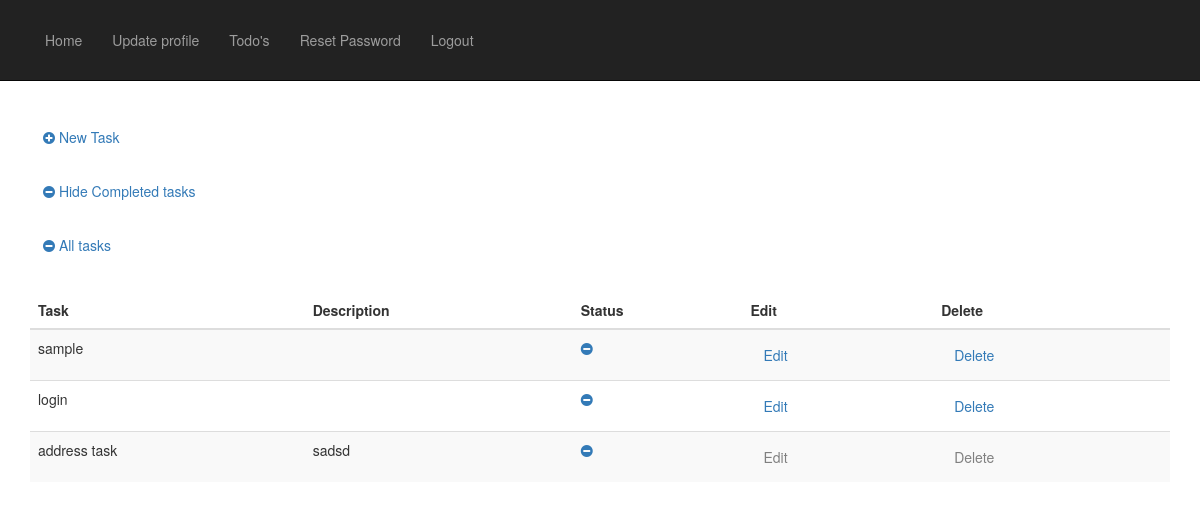
The page /accounts/hide_completed_todos/ (signed in) on the database its author committed.
### useraccounts/models.py (models this page shows, shortened)
class Todos(models.Model):
    user = models.ForeignKey(User, on_delete=models.CASCADE)
    name = models.CharField(max_length=100,blank=False,null=False)
    description = models.CharField(max_length=255,blank=True,default="")
    done_by = models.CharField(max_length=100,blank=True)
    status = models.BooleanField(default=False)
    created_at = models.DateTimeField(auto_now_add=True)
    updated_at = models.DateTimeField(auto_now=True)

### useraccounts/views.py (the view)
@login_required
def HideTodos(request):
    todos = Todos.objects.filter(status = False)
    return render(request, 'todos.html', {'todos': todos})

### templates/todos.html (shortened to what this page needs)
{% extends "base.html" %}
{% block content %}
	<div>
	{% if form %}
		<h2> New Task</h2>
		<form method="post" action="#">
			{% csrf_token %}
			{{ form.as_p }}
			<input type="submit" value="Create Task" />
		</form>
	{% else %}
	<h3><a href="/accounts/newtodo/" class="btn"> <i class="fa fa-plus-circle"> </i> New Task </a></h3>
	<h3><a href="/accounts/hide_completed_todos/" class="btn"> <i class="fa fa-minus-circle"> </i> Hide Completed tasks</a></h3>
	<h3><a href="/accounts/todos/" class="btn"> <i class="fa fa-minus-circle"> </i> All tasks</a></h3>
	<br/>
	{% if todos %}
	<div>
	<table class="table table-striped">
		<thead>
			<tr>
				<th>Task</th>
				<th>Description</th>
				<th>Status</th>
				<th>Edit</th>
				<th>Delete</th>
			</tr>
		</thead>
		<tbody>
		{%for todo in todos%}
			<tr>
				<td>{{todo.name}}</td>
				<td>{{todo.description}}</td>
				<td>
					{% if todo.status %}
						<i class="fa fa-check"></i>
						<span>Done by {{todo.done_by}}</span>
					{% else %}
						<a href = "#" data-toggle="modal" data-target="#myModal"><i class="fa fa-minus-circle" data-id="{{todo.pk}}" onclick="getId({{todo.pk}})"></i></a>
					{% endif %}
				</td>
				<td>
					{% if request.user == todo.user %}
						<a href="/accounts/updatetodo/{{todo.id}}/" class="btn"> Edit </a>
					{% else %}
						<a href="#"  class="btn disable"> Edit </a>
					{% endif%}
				</td>
				<td>
					{% if request.user == todo.user %}
						<a href="/accounts/del_todo/{{todo.id}}/" class="btn" onclick="return confirm('Are you sure you want to delete this?')"> Delete </a>
					{% else %}
						<a href="#"  class="btn disable"> Delete </a>
					{% endif%}
				</td>
			</tr>
		{% endfor %}
		</tbody>
	</table>
	</div>
	{% endif %}
	{% endif %}
	</div>
{% endblock %}

### static/css/nav.css (style rules this page uses)
body { padding-top: 70px; }
@media (min-width:768px) { body { padding-top: 100px; } }
.disable { pointer-events: none; cursor: default; color: gray; }

### rows shown on the page
Todos: name "sample"
Todos: name "login"
Todos: name "address task", description "sadsd", shows "Edit", shows "Delete"
